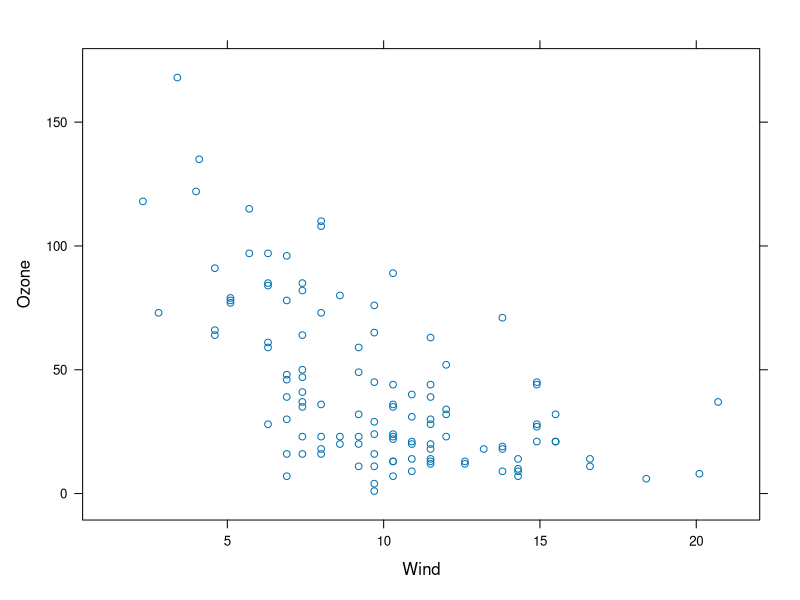
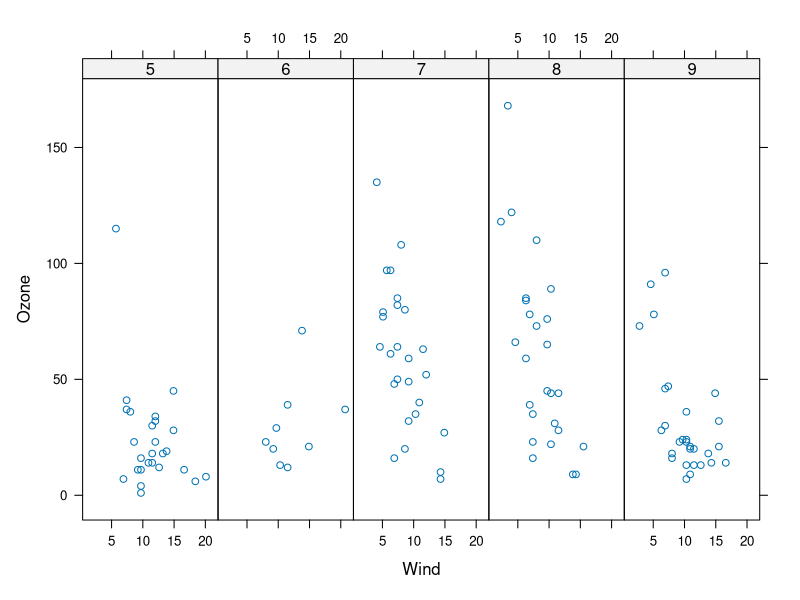
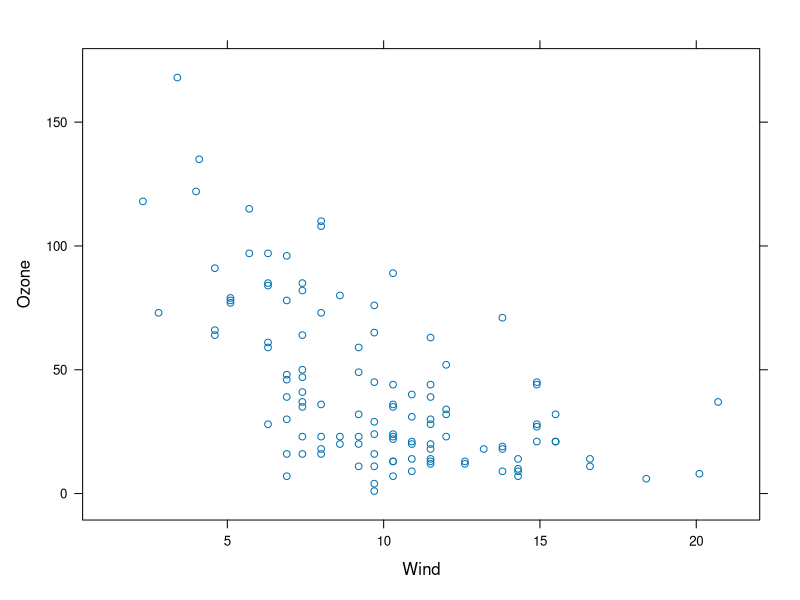
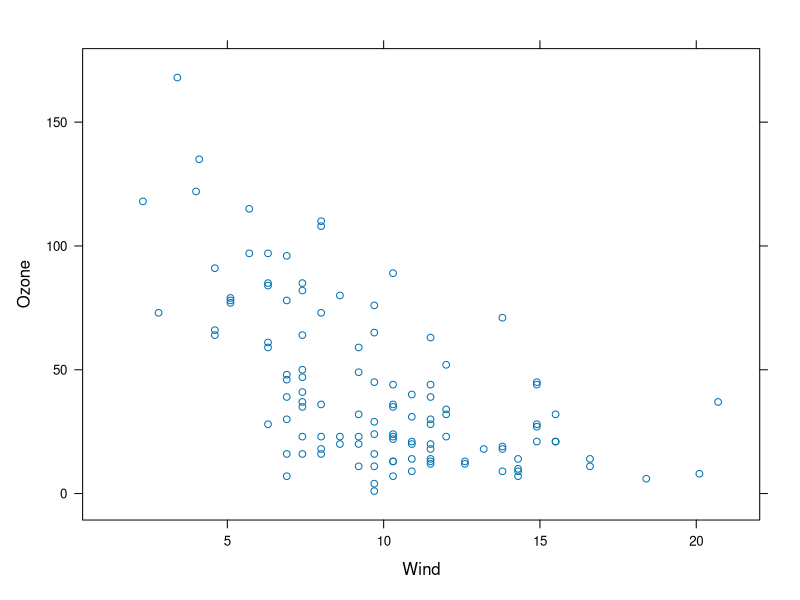
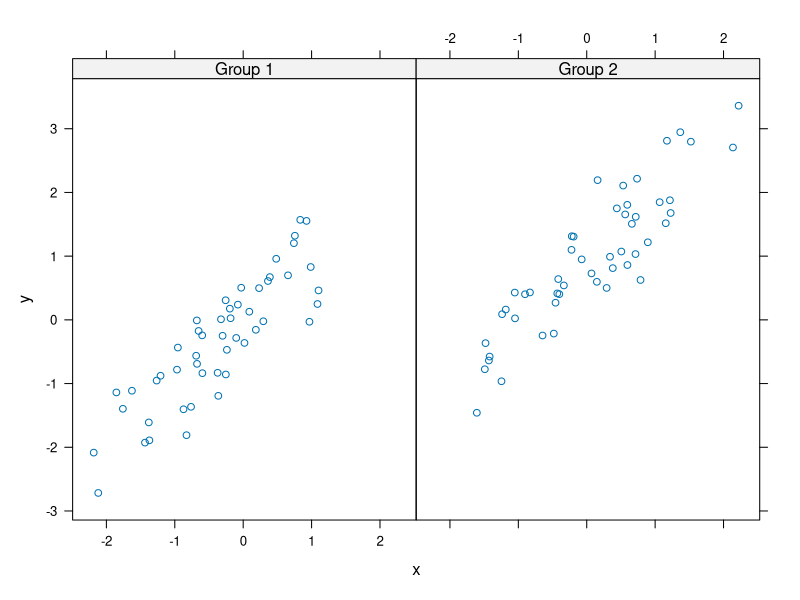
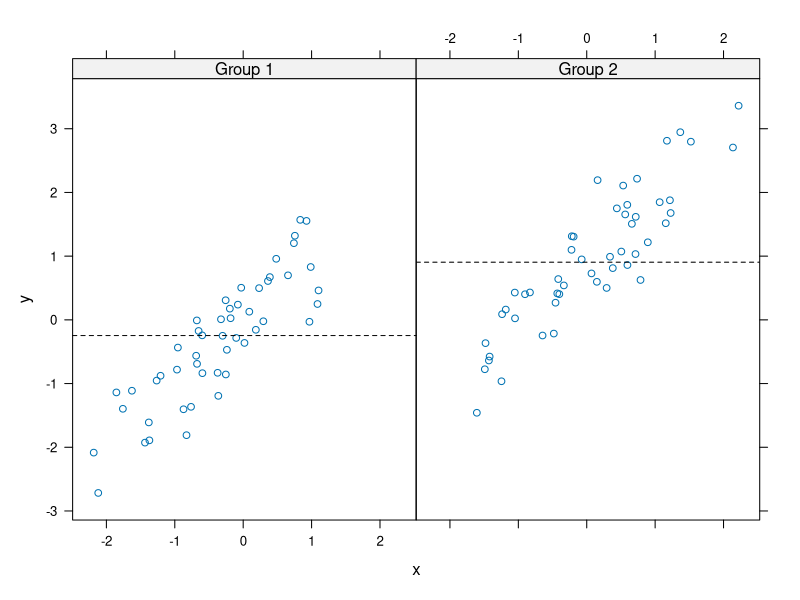
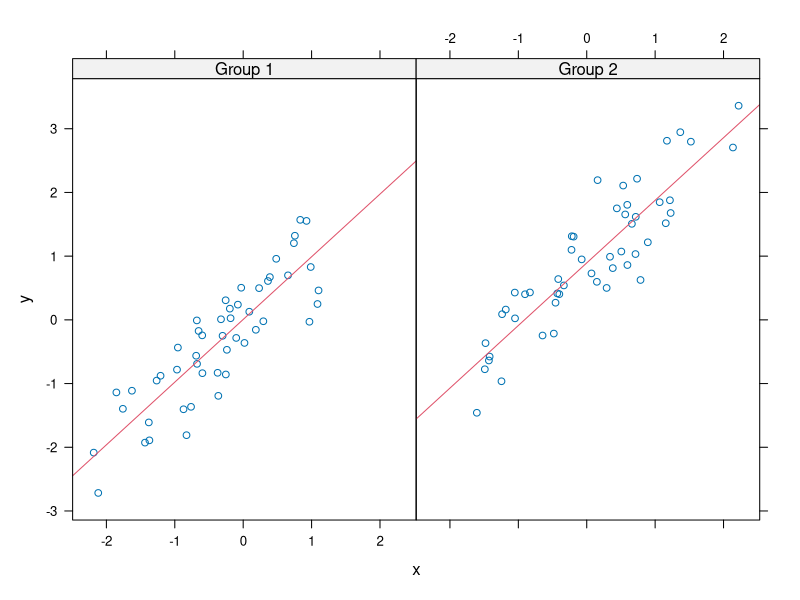
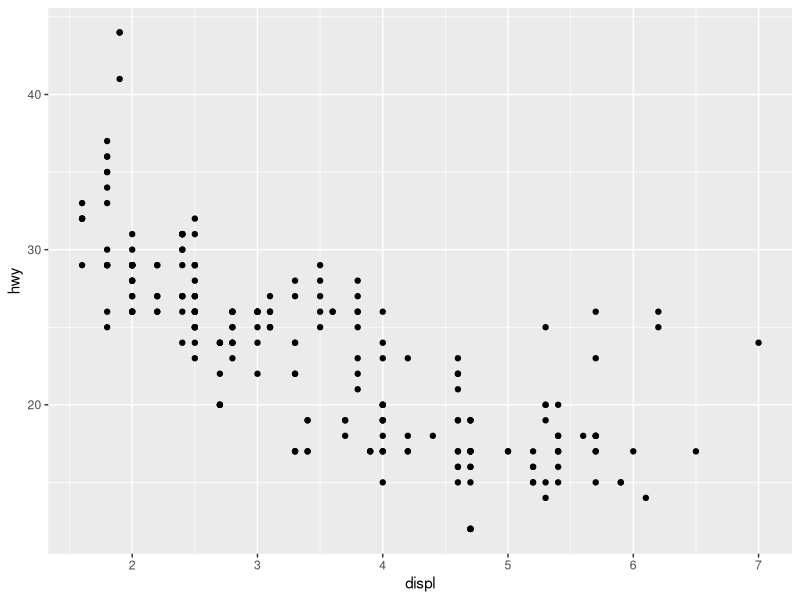

R code for these plots, in order: (Note: this script raises an error after producing the figures.)
#Exploratory Data Analysis - Week 2 Notes

#Lattice Plotting system in R

#xyplot: main scatterplot function
#bwplot: box and whiskers plot
#histogram
#stripplot: boxplot with actual points
#dotplot: plot dots on "violin" strings
#splom: scatterplot matrix
#levelplot/countour plot: plotting image data

install.packages("lattice")
library(lattice)
library(datasets)

#simple scatterplot

xyplot(Ozone ~ Wind, data = airquality)

airquality <- transform(airquality, Month = factor(Month))

xyplot(Ozone ~ Wind | Month, data = airquality, layout = c(5,1))

p <- xyplot(Ozone ~ Wind, data = airquality)
print(p)
xyplot(Ozone ~ Wind, data = airquality)

#lattice panel functions

set.seed(10)
x <- rnorm(100)
f <- rep(0:1, each = 50)
y <- x + f - F * x + rnorm(100, sd = .5)
f <- factor(f, labels = c("Group 1", "Group 2"))
xyplot(y ~ x | f, layout = c(2,1))

#custom panel function

xyplot(y ~ x | f, panel = function(x,y, ...) {
  panel.xyplot(x,y,...)
  panel.abline(h = median(y), lty = 2)
})

#regression function

xyplot(y ~ x | f, panel = function(x,y,...){
  panel.xyplot(x,y,...)
  panel.lmline(x,y,col = 2)
}
  )

#ggplot2

install.packages("ggplot2")
library(ggplot2)

str(mpg)

qplot(displ, hwy, data = mpg)

#modifying aesthetics

qplot(displ, hwy, data = mpg, color = drv)

#adding a geom

qplot(displ, hwy, data = mpg, geom = c("point", "smooth"))

#histogram

qplot(hwy, data = mpg, fill = drv)

#facets

qplot(displ, hwy, data = mpg, facets = .~drv)

qplot(hwy, data = mpg, facets = drv~., binwidth = 2)

#basic components of a ggplot2 plot

#dataframe
#aesthetic mappings
#geoms (points)
#facets: conditional plots
#stats: statistical transformations like binning, quantiles, smoothing
#scales: what scale an aesthetic map uses
#coordinate system

#note about axis limits

testdat <- data.frame(x = 1:100, y = rnorm(100))
testdat(50,2) <- 100
plot(testdat$x, testdat$y, type = "l", ylim = c(-3,3))

g <- ggplot(testdat, aes(x=x, y=y))

g + geom_line() + ylim(-3,3)

g+ geom_line() + coord_cartesian(ylim = c(-3,3))














